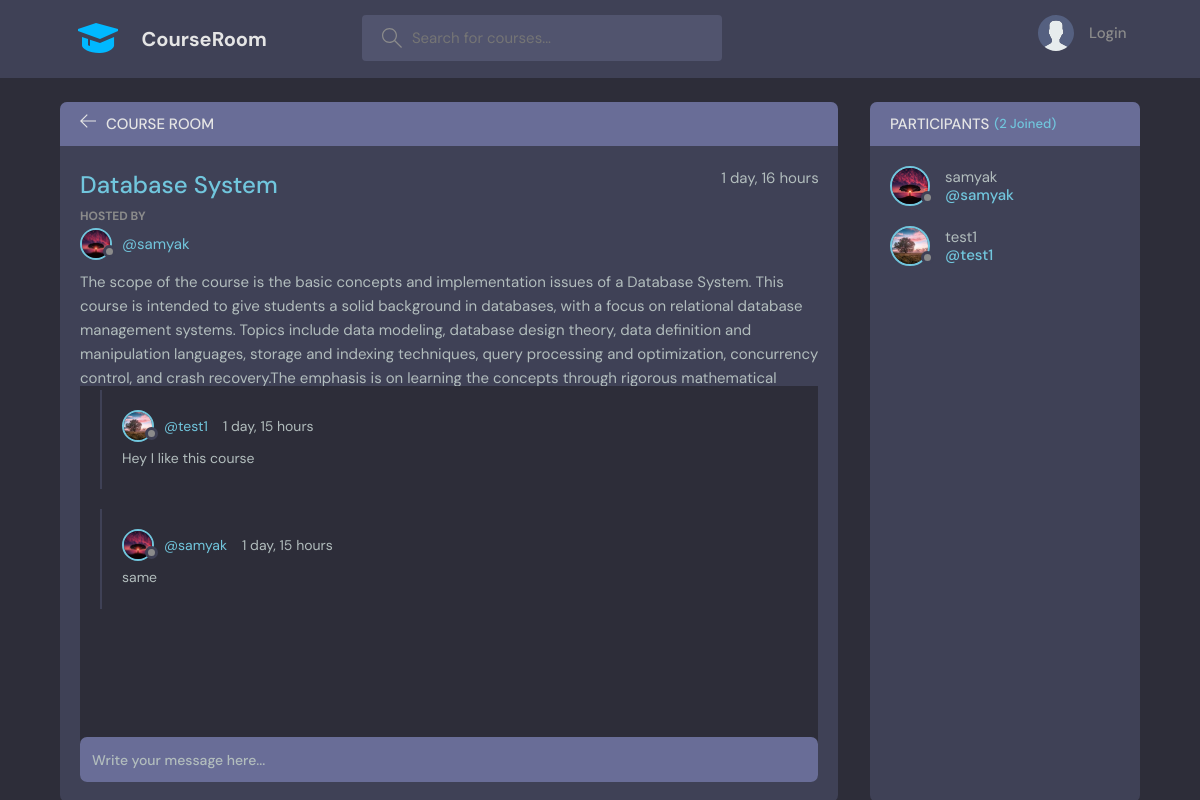
The page /room/4/ on the database its author committed.
### base/models.py (models this page shows, shortened)
class Room(models.Model):
    host=models.ForeignKey(User, on_delete=models.SET_NULL,null=True)
    topic=models.ForeignKey(Topic, on_delete=models.SET_NULL,null=True)
    name= models.CharField(max_length=200)
    description= models.TextField(null=True, blank= True)
    participants=models.ManyToManyField(User, related_name= 'participants',blank=True )
    updated = models.DateTimeField(auto_now=True)
    created= models.DateTimeField(auto_now_add=True)
    class Meta:
        ordering=['-updated', '-created']

class User(AbstractUser):
    name= models.CharField(max_length=200, null=True)
    email= models.EmailField(unique=True,null=True)
    bio= models.TextField(null=True)
    avatar= models.ImageField(null = True, default="avatar.svg")
    USERNAME_FIELD= 'email'
    REQUIRED_FIELDS= []

class Message(models.Model):
    user= models.ForeignKey(User, on_delete= models.CASCADE)
    room= models.ForeignKey(Room, on_delete=models.CASCADE)
    body= models.TextField()
    updated = models.DateTimeField(auto_now=True)
    created= models.DateTimeField(auto_now_add=True)
    class Meta:
        ordering=['updated', 'created']

### base/views.py (the view, shortened to what this page needs)
# urls.py: path('room/<str:pk>/',views.room,name="room"),
def room(request,pk):
    room=Room.objects.get(id=pk)
    room_messages= room.message_set.all()
    participants= room.participants.all()
    context={'room': room, 'room_messages':room_messages,'participants':participants,}
    return render(request,'base/room.html',context)

### base/models.py (called while the page is built)
    def __str__(self):
        return self.name

### base/templates/base/room.html (shortened to what this page needs)
{% extends 'main.html' %}
{% block content %}
    <main class="profile-page layout layout--2">
      <div class="container">
        <div class="room">
          <div class="room__top">
            <div class="room__topLeft">
              <a href="{% url 'home' %}">
                <svg version="1.1" xmlns="http://www.w3.org/2000/svg" width="32" height="32" viewBox="0 0 32 32">
                  <title>arrow-left</title>
                  <path
                    d="M13.723 2.286l-13.723 13.714 13.719 13.714 1.616-1.611-10.96-10.96h27.625v-2.286h-27.625l10.965-10.965-1.616-1.607z"
                  ></path>
                </svg>
              </a>
              <h3>Course Room</h3>
            </div>
          </div>
          <div class="room__box scroll">
            <div class="room__header scroll">
              <div class="room__info">
                <h3>{{room.name}}</h3>
                <span>{{room.created|timesince}}</span>
              </div>
              <div class="room__hosted">
                <p>Hosted By</p>
                <a href="{% url 'user-profile' room.host.id %}" class="room__author">
                  <div class="avatar avatar--small">
                    <img src="{{room.host.avatar.url}}" />
                  </div>
                  <span>@{{room.host.username}}</span>
                </a>
              </div>
              <div class="room__details">
                {{room.description}}
              </div>
            </div>
            <div class="room__conversation">
              <div class="threads scroll">
                {% for message in room_messages %}
                <div class="thread">
                  <div class="thread__top">
                    <div class="thread__author">
                      <a href="{% url 'user-profile' message.user.id %}" class="thread__authorInfo">
                        <div class="avatar avatar--small">
                          <img src="{{message.user.avatar.url}}" />
                        </div>
                        <span>@{{message.user.username}}</span>
                      </a>
                      <span class="thread__date">{{message.created|timesince}}</span>
                    </div>
                  </div>
                  <div class="thread__details">
                    {{message.body}}
                  </div>
                </div>
                {% endfor %}
              </div>
            </div>
          </div>
          <div class="room__message">
            <form action="" method="POST">
              <input name="body" placeholder="Write your message here..." /></form>
          </div>
        </div>
        <div class="participants">
          <h3 class="participants__top">Participants <span>({{participants.count}} Joined)</span></h3>
          <div class="participants__list scroll">
            {% for user in participants %}
            <a href="{% url 'user-profile' user.id %}" class="participant">
              <div class="avatar avatar--medium">
                <img src="{{user.avatar.url}}" />
              </div>
              <p>
                {{user.username}}
                <span>@{{user.username}}</span>
              </p>
            </a>
            {% endfor %}
          </div>
        </div>
      </div>
    </main>
  {% endblock content %}

### rows shown on the page
Room: name "Database System", created "1 day, 16 hours", host.avatar (picture), host.username "samyak", description "The scope of the course is the basic concepts and implementation issues of a Database System. This course is intended to give students a solid background in databases, with a focus on relational database management systems. Topics include data modeling, database design theory, data definition and manipulation languages, storage and indexing techniques, query processing and optimization, concurrency control, and crash recovery.The emphasis is on learning the concepts through rigorous mathematical…"
Message: user.avatar (picture), user.username "test1", created "1 day, 15 hours", body "Hey I like this course"
Message: user.avatar (picture), user.username "samyak", created "1 day, 15 hours", body "same"
User: avatar (picture), username "samyak"
User: avatar (picture), username "test1"

### other values the page prints
{{ participants.count }} "2"
